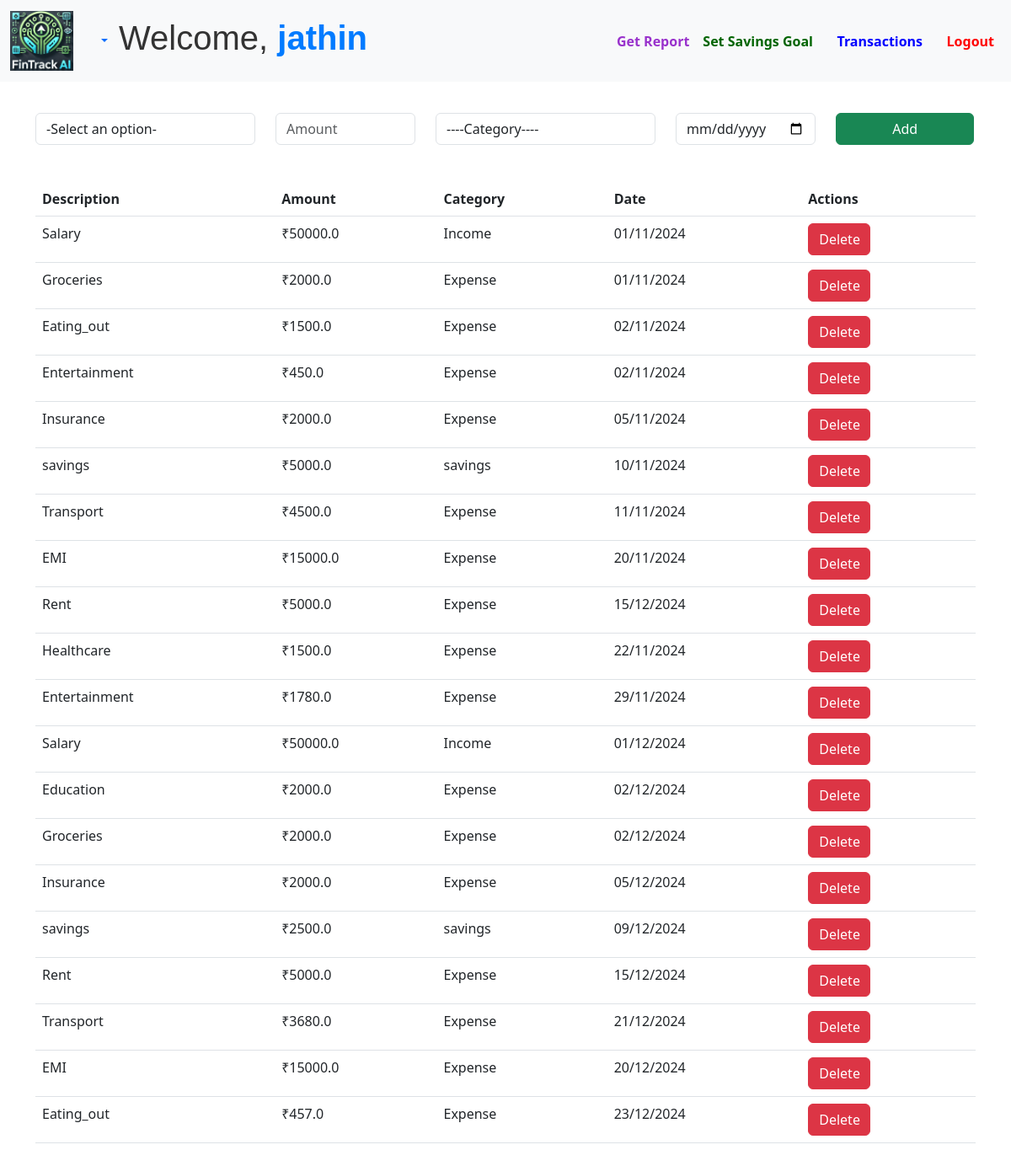
Page /transactions (signed in) on the committed database.
### app.py (models this page shows)
class User(db.Model, UserMixin):
    id = db.Column(db.Integer, primary_key=True)
    name = db.Column(db.String(150), nullable=False)
    username = db.Column(db.String(150), nullable=False, unique=True)
    email = db.Column(db.String(150), nullable=False, unique=True)
    password = db.Column(db.String(150), nullable=False)
    savings_goal = db.Column(db.Float, nullable=False, default=0.0)

class Transaction(db.Model):
    id = db.Column(db.Integer, primary_key=True)
    user_id = db.Column(db.Integer, db.ForeignKey('user.id'), nullable=False)
    description = db.Column(db.String(200), nullable=False)
    amount = db.Column(db.Float, nullable=False)
    category = db.Column(db.String(50), nullable=False)
    date = db.Column(db.DateTime, default=datetime.utcnow)

### app.py (the view, shortened to what this page needs)
@app.route('/transactions', methods=['GET', 'POST'])
@login_required
def transactions():
    transactions = Transaction.query.filter_by(user_id=current_user.id).all()
    return render_template('transactions.html', transactions=transactions, username=current_user.username)

### app.py (called while the page is built)
@login_manager.user_loader
def load_user(user_id):
    return User.query.get(int(user_id))

### templates/transactions.html (shortened to what this page needs)
{% extends 'base.html' %}
{% block content %}
<h2 style="-webkit-text-fill-color: blue;">Transactions</h2>
<br>
<form method="POST" action="/transactions">
    <div class="row">
        <div class="col-md-3">
            <select name="description" class="form-control" placeholder="Description" required>
                <option value="">-Select an option-</option>
            </select>
        </div>
        <div class="col-md-2">
            <input type="number" step="0.1" name="amount" class="form-control" placeholder="Amount" min="1" required>
        </div>
        <div class="col-md-3">
            <select name="category" class="form-control" required>
                <option value="">----Category----</option>
            </select>
        </div>
        <div class="col-md-2">
            <input type="date" name="date" class="form-control" placeholder="dd/mm/yyyy" required>
        </div>
        <div class="col-md-2">
            <button type="submit" class="btn btn-success">Add</button>
        </div>
    </div>
</form>
<table class="table mt-4">
    <thead>
        <tr>
            <th>Description</th>
            <th>Amount</th>
            <th>Category</th>
            <th>Date</th>
            <th>Actions</th>
        </tr>
    </thead>
    <tbody>
        {% for t in transactions %}
        <tr>
            <td>{{ t.description }}</td>
            <td>₹{{ t.amount }}</td>
            <td>{{ t.category }}</td>
            <td>{{ t.date.strftime('%d/%m/%Y') }}</td>
            <td>
                <form method="POST" action="/transactions/delete/{{ t.id }}" style="display:inline-block;">
                    <button type="submit" class="btn btn-danger">Delete</button>
                </form>
            </td>
        </tr>
        {% endfor %}
    </tbody>
</table>
{% endblock %}

### templates/base.html (shortened to what this page needs)
<!DOCTYPE html>
<html lang="en">
<head>
    <link rel="stylesheet" href="{{ url_for('static', filename='styles.css') }}">
    <link rel="stylesheet" href="https://cdn.jsdelivr.net/npm/bootstrap@5.3.0-alpha3/dist/css/bootstrap.min.css">
</head>
<body>
    <nav class="navbar navbar-expand-lg navbar-light bg-light fixed-top">
        <div class="container-fluid">
          <a class="navbar-brand" href="/" id="navbarHome">
            <img src="{{url_for('static',filename='fintrack_logo.jpg')}}" alt="FinTrack AI" style="height: auto;max-width: 75px;">
          </a>
          <div class="dropdown">
            <button class="btn btn-link dropdown-toggle" type="button" id="navbarDropdown" data-bs-toggle="dropdown" aria-expanded="false">
              </button>
          </div>
          <h2 style="font-family: 'Arial', sans-serif; text-align: center; font-size: 2.5em; color: #333;">
            Welcome,
            <span style="color: #007bff; font-weight: bold;">
              {{username}}
            </span>
          </h2>
          <div class="collapse navbar-collapse" id="navbarNavAltMarkup">
            <div class="navbar-nav ms-auto">
              {% if current_user.is_authenticated %}
                <a class="nav-link" href="/download_transactions" style="-webkit-text-fill-color: darkorchid;"><b>Get Report</b></a>
                <a class="nav-link" href="/update_goal" style="-webkit-text-fill-color: darkgreen;"><b>Set Savings Goal</b></a>&nbsp;&nbsp;&nbsp;
                <a class="nav-link" href="/transactions" style="-webkit-text-fill-color: blue"><b>Transactions</b></a>&nbsp;&nbsp;&nbsp;
                <a class="nav-link" href="/logout" style="-webkit-text-fill-color: red;"><strong>Logout</strong></a>
              {% else %}
                <a class="nav-link" href="/login">Login</a>
                <a class="nav-link" href="/register">Register</a>
              {% endif %}
            </div>
          </div>
        </div>
      </nav>
    <div class="container mt-4">
        {% block content %}{% endblock %}
    </div>
</body>
</html>

### static/styles.css (style rules this page uses)
body { padding-top: 100px; margin: 0; }
body { font-family: 'Helvetica Neue', Arial, sans-serif; background-color: white; margin: 0; padding: 0; display: flex; justify-content: center; align-items: center; min-height: 100vh; color: #333; }
.container { background-color: #ffffff; border-color: black; border-radius: 50px; box-shadow: 1 12px 24px rgba(0, 0, 0, 0.703); padding: 40px; max-width: 420px; width: 100%; transition: box-shadow 0.3s ease-in-out; margin-top: 8%; }
h2, h3 { text-align: center; font-size: 2.2rem; font-weight: 700; color: #007bff; margin-bottom: 25px; }
form input { width: 90%; padding: 14px; margin-bottom: 20px; border: 1px solid #ccc; border-radius: 8px; font-size: 1rem; background-color: #f9f9f9; transition: border-color 0.3s ease; }
form button { width: 99%; padding: 14px; background-color: #007bff; color: white; font-size: 1.1rem; border: none; border-radius: 8px; cursor: pointer; transition: background-color 0.3s ease; }

### rows in the picture
User: username "jathin"
Transaction: description "Salary", amount "50000.0", category "Income", date "01/11/2024"
Transaction: description "Groceries", amount "2000.0", category "Expense", date "01/11/2024"
Transaction: description "Eating_out", amount "1500.0", category "Expense", date "02/11/2024"
Transaction: description "Entertainment", amount "450.0", category "Expense", date "02/11/2024"
Transaction: description "Insurance", amount "2000.0", category "Expense", date "05/11/2024"
Transaction: description "savings", amount "5000.0", category "savings", date "10/11/2024"
Transaction: description "Transport", amount "4500.0", category "Expense", date "11/11/2024"
Transaction: description "EMI", amount "15000.0", category "Expense", date "20/11/2024"
Transaction: description "Rent", amount "5000.0", category "Expense", date "15/12/2024"
Transaction: description "Healthcare", amount "1500.0", category "Expense", date "22/11/2024"
Transaction: description "Entertainment", amount "1780.0", category "Expense", date "29/11/2024"
Transaction: description "Salary", amount "50000.0", category "Income", date "01/12/2024"
Transaction: description "Education", amount "2000.0", category "Expense", date "02/12/2024"
Transaction: description "Groceries", amount "2000.0", category "Expense", date "02/12/2024"
Transaction: description "Insurance", amount "2000.0", category "Expense", date "05/12/2024"
Transaction: description "savings", amount "2500.0", category "savings", date "09/12/2024"
Transaction: description "Rent", amount "5000.0", category "Expense", date "15/12/2024"
Transaction: description "Transport", amount "3680.0", category "Expense", date "21/12/2024"
Transaction: description "EMI", amount "15000.0", category "Expense", date "20/12/2024"
Transaction: description "Eating_out", amount "457.0", category "Expense", date "23/12/2024"
